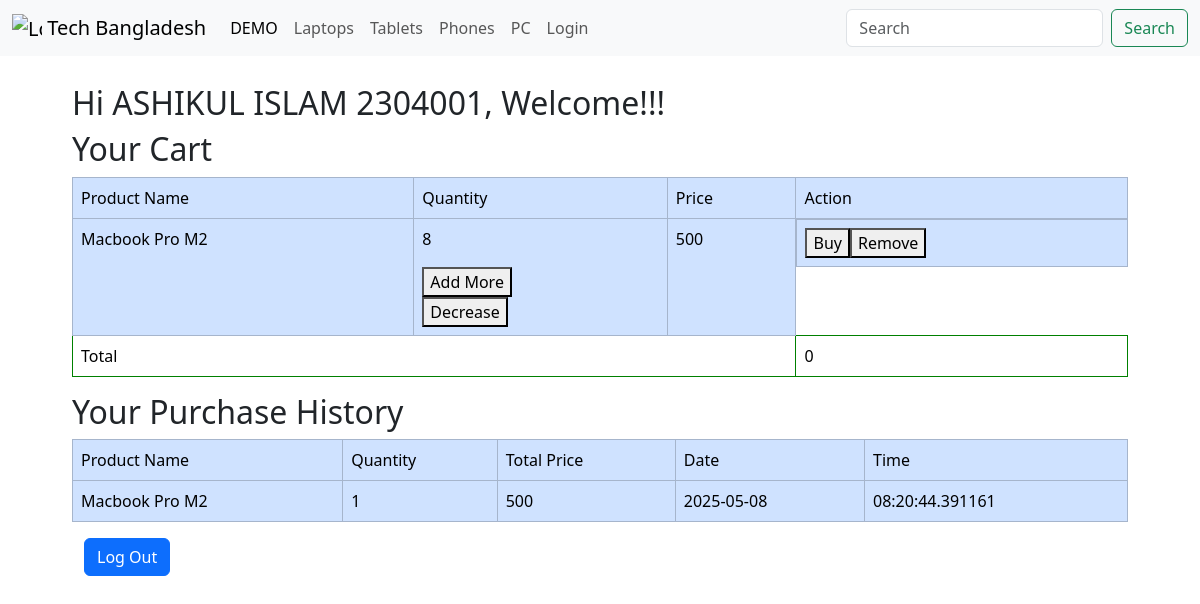
Page /profile (signed in) on the committed database.
### app/models.py (models this page shows)
class User(db.Model,UserMixin):
    __tablename__ = 'user'
    id = db.Column(db.Integer, primary_key = True)
    name = db.Column(db.String, nullable = False)
    username = db.Column(db.String , unique = True, nullable = False)
    email = db.Column(db.String, unique = True, nullable = False)
    password = db.Column(db.String)
    profile_pic = db.Column(db.String, nullable = False)
    cart_items = db.relationship("Cart",back_populates="user",lazy = True)
    purchases = db.relationship("Purchase",back_populates = "user", lazy = True)

class Cart(db.Model):
    __tablename__ = 'cart'
    id = db.Column(db.Integer, primary_key =True)
    user_id = db.Column(db.Integer,db.ForeignKey("user.id"),nullable =False)
    product_id = db.Column(db.Integer, db.ForeignKey("product.id"),nullable = False)
    quantity = db.Column(db.Integer,default = 1)
    product = db.relationship("Product",backref = "cart_items")
    user = db.relationship("User", back_populates = "cart_items")

class Product(db.Model):
    __tablename__= "product"
    id = db.Column(db.Integer,primary_key = True)
    name = db.Column(db.String(200),nullable = False)
    brand = db.Column(db.String(200),nullable = True)
    releasedate = db.Column(db.String(200), nullable = True)
    description = db.Column(db.String(200),nullable = False)
    price = db.Column(db.Integer,nullable = False)
    stock = db.Column(db.Integer,nullable = False)
    category = db.Column(db.String(100),nullable = False)
    image = db.Column(db.String(100),nullable = False)
    availabity = db.Column(db.Boolean,nullable = True)
    time = db.Column(db.DateTime,default= datetime.now)
    hardware = db.relationship("Hardware",back_populates = "product")
    battery = db.relationship("Battery",back_populates = "product")
    display = db.relationship("Display",back_populates = "product")
    connectivity = db.relationship("Connectivity",back_populates = "product")
    camera = db.relationship("Camera",back_populates = "product")
    software = db.relationship("Software",back_populates = "product")
    extrainfo = db.relationship("Extrainfo",back_populates = "product")

class Purchase(db.Model):
    __tablename__ = 'purchase'
    id = db.Column(db.Integer , primary_key = True)
    user_id = db.Column(db.Integer,db.ForeignKey("user.id"),nullable = False)
    product_id = db.Column(db.Integer, db.ForeignKey("product.id"),nullable = False)
    quantity = db.Column(db.Integer,default = 1)
    time = db.Column(db.DateTime, default =datetime.now)
    product = db.relationship("Product",backref = "purchases")
    user = db.relationship("User", back_populates = "purchases")

### app/profile.py (the view)
@profiles.route('/profile')
@login_required
def profile():
    username = current_user.username
    email = current_user.email
    picture_url = current_user.profile_pic
    cart_items = Cart.query.filter(Cart.user_id == current_user.id).all()
    total = 0
    purchases = Purchase.query.filter(Purchase.user_id == current_user.id).all()
    return render_template('profile.html',username = username,email= email,picture_url = picture_url,cart_items = cart_items,total = total,purchases=purchases)

### app/__init__.py (called while the page is built)
@login_manager.user_loader
def load_user(user_id):
    from app.models import User
    return User.query.get(int(user_id))

### app/templates/profile.html (shortened to what this page needs)
{% extends 'layout.html' %}
{% block body %}
    <div class="container">
        <div class="row">
            <h2>
                Hi {{ current_user.name }}, Welcome!!!
            </h2>
        </div>
    </div>
    <div class="container">
    <h2 class="">
        Your Cart
    </h2>
    {% if not cart_items %}
    <p class="lead">You have nothing in your cart</p>
    {% else %}
    <table class="table">
        <tr class="table-primary">
            <td class="table-primary ">
                Product Name
            </td>
            <td class="table-primary">
                Quantity
            </td>
            <td class="table-primary">
                Price
            </td>
            <td class="table-primary">
                Action
            </td>
        </tr>
        {% for item in cart_items %}
            <tr class="table-primary" id="cart-item-{{item.id}}">
                <td class="table-primary ">
                    {{ item.product.name }}
                </td>
                <td class="table-primary ">
                    <p class="quantity_value{{item.id}}">{{ item.quantity }}</p>
                    <form method="post" action="/api/addquantity" class="quantity1">
                        <button type="submit">Add More</button>
                    </form>
                    {% if item.quantity > 1 %}
                    <form method="post" action="/api/decreasequantity" class="quantity2">
                        <button type="submit">Decrease</button>
                    </form>
                    {% else %}
                        <button  >Decrease</button>
                    {% endif %}
                </td>
                <td class="table-primary">
                    {{ item.product.price }}
                </td>
                <td class="table-primary" style="display: flex;">
                    <form method="post" action="/checkout">
                        <button  type="submit">Buy</button>
                    </form>
                    <form method="post" action="/api/remove_from_cart" class="removefromcart">
                        <button  type="submit" >Remove</button>
                    </form>
                </td>
            </tr>
    {% endfor %}
    <tr>
        <td colspan="3">Total</td>
        <td>{{ total }}</td>
    </tr>
    </table>
    {% endif  %}
</div>
<div class="container">
    <h2>
        Your Purchase History
    </h2>
    {% if not purchases %}
    <p>You have no purchase history.</p>
    {% else %}
    <table class="table">
        <tr class="table-primary">
            <td class="table-primary ">
                Product Name
            </td>
            <td class="table-primary">
                Quantity
            </td>
            <td class="table-primary">
                Total Price
            </td>
            <td class="table-primary">
                Date
            </td>
            <td class="table-primary">
                Time
            </td>
        </tr>
        {% for item in purchases %}
            <tr class="table-primary">
                <td class="table-primary ">
                    {{ item.product.name }}
                </td>
                <td class="table-primary">
                    {{ item.quantity }}
                </td>
                <td class="table-primary">
                    {{ item.quantity * item.product.price}}
                </td>
                <td class="table-primary">
                    {{ item.time.date() }}
                </td>
                <td class="table-primary">
                    {{ item.time.time() }}
                </td>
            </tr>
    {% endfor %}
    {% endif  %}
</div>
<div>
<div class="container">
    <button type="button" class="btn btn-primary" data-bs-toggle="modal" data-bs-target="#exampleModal">
        Log Out
    </button>
</div>
{% endblock %}

### app/templates/profile.html (style rules this page uses)
td { border: 1px solid green; }

### rows in the picture
User: name "ASHIKUL ISLAM 2304001"
Cart: product.name "Macbook Pro M2", quantity "8", product.price "500"
Purchase: product.name "Macbook Pro M2", quantity "1", item.quantity*item.product.price "500", time "2025-05-08"

### other values in the picture
{{ total }} "0"
